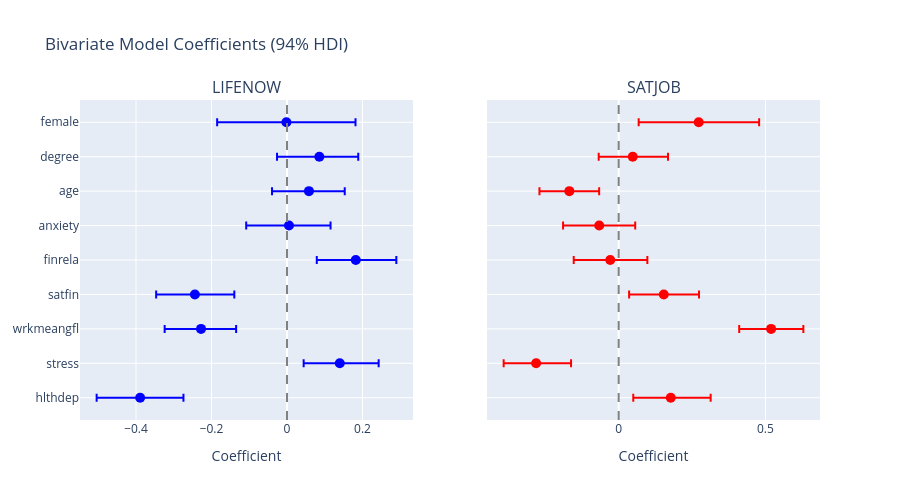

Write notebook code for a chart like this one.
### Code cell
# Coefficient comparison forest plot
beta1_bivar = trace_bivariate.posterior['beta1'].values.reshape(-1, len(predictor_names))
beta2_bivar = trace_bivariate.posterior['beta2'].values.reshape(-1, len(predictor_names))

fig = make_subplots(rows=1, cols=2, subplot_titles=['LIFENOW', 'SATJOB'], shared_yaxes=True)

for i, name in enumerate(predictor_names):
    # LIFENOW
    mean1 = beta1_bivar[:, i].mean()
    hdi1_low = np.percentile(beta1_bivar[:, i], 3)
    hdi1_high = np.percentile(beta1_bivar[:, i], 97)
    
    fig.add_trace(
        go.Scatter(x=[mean1], y=[name], mode='markers', marker=dict(size=10, color='blue'),
                   error_x=dict(type='data', array=[hdi1_high - mean1], arrayminus=[mean1 - hdi1_low]),
                   showlegend=False),
        row=1, col=1
    )
    
    # SATJOB
    mean2 = beta2_bivar[:, i].mean()
    hdi2_low = np.percentile(beta2_bivar[:, i], 3)
    hdi2_high = np.percentile(beta2_bivar[:, i], 97)
    
    fig.add_trace(
        go.Scatter(x=[mean2], y=[name], mode='markers', marker=dict(size=10, color='red'),
                   error_x=dict(type='data', array=[hdi2_high - mean2], arrayminus=[mean2 - hdi2_low]),
                   showlegend=False),
        row=1, col=2
    )

fig.add_vline(x=0, line_dash='dash', line_color='gray', row=1, col=1)
fig.add_vline(x=0, line_dash='dash', line_color='gray', row=1, col=2)

fig.update_layout(
    title='Bivariate Model Coefficients (94% HDI)',
    height=500, width=900
)
fig.update_xaxes(title_text='Coefficient', row=1, col=1)
fig.update_xaxes(title_text='Coefficient', row=1, col=2)
fig.show()

### Figure 1 — Plotly figure (JSON) as saved in the notebook; plotly's stock layout.template omitted (floating-point values rounded to 4 significant figures)
{"data": [{"error_x": {"array": [0.1148], "arrayminus": [0.1152], "type": "data"}, "marker": {"color": "blue", "size": 10}, "mode": "markers", "showlegend": false, "type": "scatter", "x": [-0.3891], "xaxis": "x", "y": ["hlthdep"], "yaxis": "y"}, {"error_x": {"array": [0.136], "arrayminus": [0.1277], "type": "data"}, "marker": {"color": "red", "size": 10}, "mode": "markers", "showlegend": false, "type": "scatter", "x": [0.1775], "xaxis": "x2", "y": ["hlthdep"], "yaxis": "y2"}, {"error_x": {"array": [0.103], "arrayminus": [0.0957], "type": "data"}, "marker": {"color": "blue", "size": 10}, "mode": "markers", "showlegend": false, "type": "scatter", "x": [0.1398], "xaxis": "x", "y": ["stress"], "yaxis": "y"}, {"error_x": {"array": [0.119], "arrayminus": [0.1107], "type": "data"}, "marker": {"color": "red", "size": 10}, "mode": "markers", "showlegend": false, "type": "scatter", "x": [-0.2812], "xaxis": "x2", "y": ["stress"], "yaxis": "y2"}, {"error_x": {"array": [0.09305], "arrayminus": [0.0963], "type": "data"}, "marker": {"color": "blue", "size": 10}, "mode": "markers", "showlegend": false, "type": "scatter", "x": [-0.2278], "xaxis": "x", "y": ["wrkmeangfl"], "yaxis": "y"}, {"error_x": {"array": [0.1099], "arrayminus": [0.1087], "type": "data"}, "marker": {"color": "red", "size": 10}, "mode": "markers", "showlegend": false, "type": "scatter", "x": [0.5193], "xaxis": "x2", "y": ["wrkmeangfl"], "yaxis": "y2"}, {"error_x": {"array": [0.1045], "arrayminus": [0.1026], "type": "data"}, "marker": {"color": "blue", "size": 10}, "mode": "markers", "showlegend": false, "type": "scatter", "x": [-0.2441], "xaxis": "x", "y": ["satfin"], "yaxis": "y"}, {"error_x": {"array": [0.12], "arrayminus": [0.1182], "type": "data"}, "marker": {"color": "red", "size": 10}, "mode": "markers", "showlegend": false, "type": "scatter", "x": [0.1537], "xaxis": "x2", "y": ["satfin"], "yaxis": "y2"}, {"error_x": {"array": [0.1074], "arrayminus": [0.1034], "type": "data"}, "marker": {"color": "blue", "size": 10}, "mode": "markers", "showlegend": false, "type": "scatter", "x": [0.1822], "xaxis": "x", "y": ["finrela"], "yaxis": "y"}, {"error_x": {"array": [0.1264], "arrayminus": [0.1244], "type": "data"}, "marker": {"color": "red", "size": 10}, "mode": "markers", "showlegend": false, "type": "scatter", "x": [-0.02871], "xaxis": "x2", "y": ["finrela"], "yaxis": "y2"}, {"error_x": {"array": [0.1101], "arrayminus": [0.1133], "type": "data"}, "marker": {"color": "blue", "size": 10}, "mode": "markers", "showlegend": false, "type": "scatter", "x": [0.005235], "xaxis": "x", "y": ["anxiety"], "yaxis": "y"}, {"error_x": {"array": [0.1227], "arrayminus": [0.1231], "type": "data"}, "marker": {"color": "red", "size": 10}, "mode": "markers", "showlegend": false, "type": "scatter", "x": [-0.06631], "xaxis": "x2", "y": ["anxiety"], "yaxis": "y2"}, {"error_x": {"array": [0.09482], "arrayminus": [0.0978], "type": "data"}, "marker": {"color": "blue", "size": 10}, "mode": "markers", "showlegend": false, "type": "scatter", "x": [0.05808], "xaxis": "x", "y": ["age"], "yaxis": "y"}, {"error_x": {"array": [0.1015], "arrayminus": [0.1019], "type": "data"}, "marker": {"color": "red", "size": 10}, "mode": "markers", "showlegend": false, "type": "scatter", "x": [-0.168], "xaxis": "x2", "y": ["age"], "yaxis": "y2"}, {"error_x": {"array": [0.1031], "arrayminus": [0.1121], "type": "data"}, "marker": {"color": "blue", "size": 10}, "mode": "markers", "showlegend": false, "type": "scatter", "x": [0.08561], "xaxis": "x", "y": ["degree"], "yaxis": "y"}, {"error_x": {"array": [0.1201], "arrayminus": [0.116], "type": "data"}, "marker": {"color": "red", "size": 10}, "mode": "markers", "showlegend": false, "type": "scatter", "x": [0.04797], "xaxis": "x2", "y": ["degree"], "yaxis": "y2"}, {"error_x": {"array": [0.1831], "arrayminus": [0.1835], "type": "data"}, "marker": {"color": "blue", "size": 10}, "mode": "markers", "showlegend": false, "type": "scatter", "x": [-0.001629], "xaxis": "x", "y": ["female"], "yaxis": "y"}, {"error_x": {"array": [0.2059], "arrayminus": [0.2045], "type": "data"}, "marker": {"color": "red", "size": 10}, "mode": "markers", "showlegend": false, "type": "scatter", "x": [0.2727], "xaxis": "x2", "y": ["female"], "yaxis": "y2"}], "layout": {"annotations": [{"font": {"size": 16}, "showarrow": false, "text": "LIFENOW", "x": 0.225, "xanchor": "center", "xref": "paper", "y": 1, "yanchor": "bottom", "yref": "paper"}, {"font": {"size": 16}, "showarrow": false, "text": "SATJOB", "x": 0.775, "xanchor": "center", "xref": "paper", "y": 1, "yanchor": "bottom", "yref": "paper"}], "height": 500, "shapes": [{"line": {"color": "gray", "dash": "dash"}, "type": "line", "x0": 0, "x1": 0, "xref": "x", "y0": 0, "y1": 1, "yref": "y domain"}, {"line": {"color": "gray", "dash": "dash"}, "type": "line", "x0": 0, "x1": 0, "xref": "x2", "y0": 0, "y1": 1, "yref": "y2 domain"}], "title": {"text": "Bivariate Model Coefficients (94% HDI)"}, "width": 900, "xaxis": {"anchor": "y", "domain": [0, 0.45], "title": {"text": "Coefficient"}}, "xaxis2": {"anchor": "y2", "domain": [0.55, 1], "title": {"text": "Coefficient"}}, "yaxis": {"anchor": "x", "domain": [0, 1]}, "yaxis2": {"anchor": "x2", "domain": [0, 1], "matches": "y", "showticklabels": false}}}
